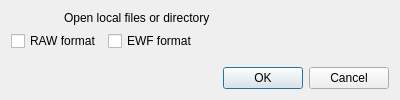
<?xml version="1.0" encoding="UTF-8"?>
<!--
DFF - An Open Source Digital Forensics Framework
Copyright (C) 2011 ArxSys

This program is free software, distributed under the terms of
the GNU General Public License Version 2. See the LICENSE file
at the top of the source tree.

See http://www.digital-forensic.org for more information about this
project. Please do not directly contact any of the maintainers of
DFF for assistance; the project provides a web site, mailing lists
and IRC channels for your use.

Author(s):
Christophe Malinge cma@digital-forensic.org
-->
<ui version="4.0">
 <class>evidenceDialog</class>
 <widget class="QDialog" name="evidenceDialog">
  <property name="windowModality">
   <enum>Qt::NonModal</enum>
  </property>
  <property name="minimumSize">
   <size>
    <width>400</width>
    <height>0</height>
   </size>
  </property>
  <property name="windowTitle">
   <string>Select evidence type</string>
  </property>
  <property name="sizeGripEnabled">
   <bool>false</bool>
  </property>
  <layout class="QGridLayout" name="gridLayout">
   <item row="0" column="0">
    <layout class="QHBoxLayout" name="horizontalLayout">
     <item>
      <widget class="QLabel" name="label_3">
       <property name="sizePolicy">
        <sizepolicy hsizetype="Preferred" vsizetype="Preferred">
         <horstretch>1</horstretch>
         <verstretch>0</verstretch>
        </sizepolicy>
       </property>
       <property name="text">
        <string/>
       </property>
       <property name="pixmap">
        <pixmap resource="gui.qrc">:/fileopen.png</pixmap>
       </property>
      </widget>
     </item>
     <item>
      <widget class="QLabel" name="label">
       <property name="sizePolicy">
        <sizepolicy hsizetype="Preferred" vsizetype="Preferred">
         <horstretch>7</horstretch>
         <verstretch>0</verstretch>
        </sizepolicy>
       </property>
       <property name="text">
        <string>Open local files or directory</string>
       </property>
      </widget>
     </item>
    </layout>
   </item>
   <item row="1" column="0">
    <layout class="QHBoxLayout" name="horizontalLayout_2">
     <item>
      <widget class="QCheckBox" name="rawcheck">
       <property name="sizePolicy">
        <sizepolicy hsizetype="Minimum" vsizetype="Fixed">
         <horstretch>1</horstretch>
         <verstretch>0</verstretch>
        </sizepolicy>
       </property>
       <property name="text">
        <string>RAW format</string>
       </property>
       <property name="autoExclusive">
        <bool>true</bool>
       </property>
      </widget>
     </item>
     <item>
      <widget class="QCheckBox" name="ewfcheck">
       <property name="sizePolicy">
        <sizepolicy hsizetype="Minimum" vsizetype="Minimum">
         <horstretch>7</horstretch>
         <verstretch>0</verstretch>
        </sizepolicy>
       </property>
       <property name="text">
        <string>EWF format</string>
       </property>
       <property name="autoExclusive">
        <bool>true</bool>
       </property>
      </widget>
     </item>
    </layout>
   </item>
   <item row="2" column="0">
    <widget class="QWidget" name="pathselector" native="true">
     <property name="sizePolicy">
      <sizepolicy hsizetype="Preferred" vsizetype="Preferred">
       <horstretch>0</horstretch>
       <verstretch>2</verstretch>
      </sizepolicy>
     </property>
    </widget>
   </item>
   <item row="3" column="0">
    <widget class="QDialogButtonBox" name="buttonBox">
     <property name="orientation">
      <enum>Qt::Horizontal</enum>
     </property>
     <property name="standardButtons">
      <set>QDialogButtonBox::Cancel|QDialogButtonBox::Ok</set>
     </property>
    </widget>
   </item>
  </layout>
  <action name="actionAdd_evidence_directory">
   <property name="text">
    <string>Add evidence directory</string>
   </property>
  </action>
  <action name="actionAdd_evidence_files">
   <property name="text">
    <string>Add evidence files</string>
   </property>
  </action>
 </widget>
 <resources>
  <include location="gui.qrc"/>
 </resources>
 <connections>
  <connection>
   <sender>buttonBox</sender>
   <signal>accepted()</signal>
   <receiver>evidenceDialog</receiver>
   <slot>accept()</slot>
   <hints>
    <hint type="sourcelabel">
     <x>248</x>
     <y>254</y>
    </hint>
    <hint type="destinationlabel">
     <x>157</x>
     <y>274</y>
    </hint>
   </hints>
  </connection>
  <connection>
   <sender>buttonBox</sender>
   <signal>rejected()</signal>
   <receiver>evidenceDialog</receiver>
   <slot>reject()</slot>
   <hints>
    <hint type="sourcelabel">
     <x>316</x>
     <y>260</y>
    </hint>
    <hint type="destinationlabel">
     <x>286</x>
     <y>274</y>
    </hint>
   </hints>
  </connection>
 </connections>
</ui>
